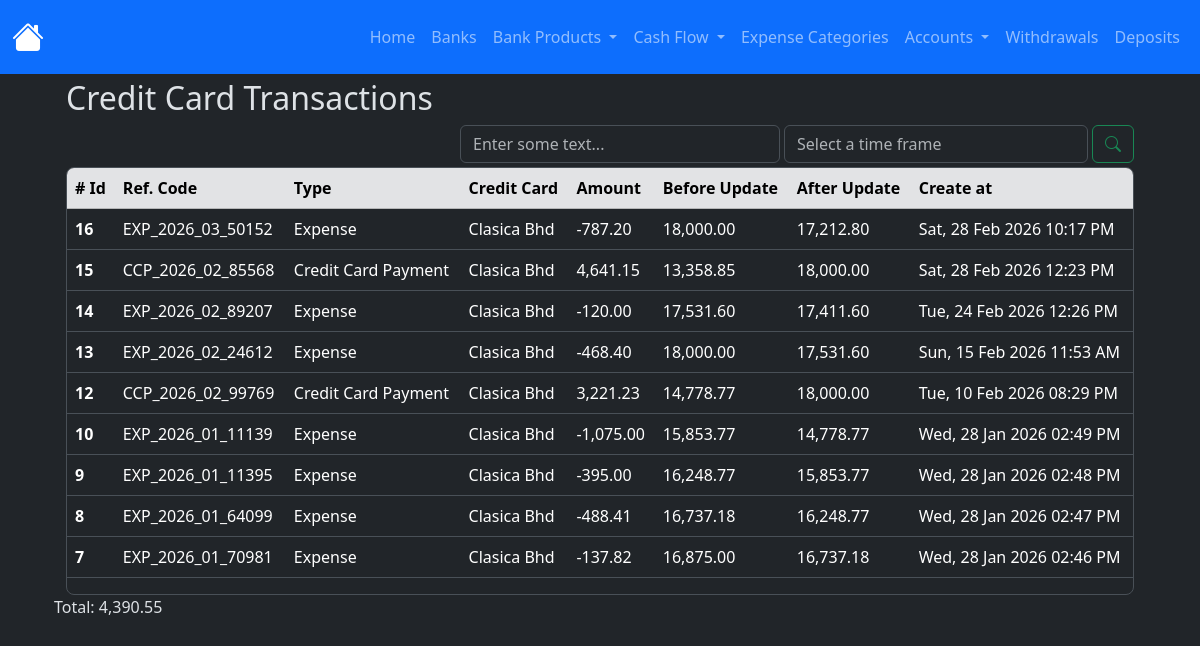
The page /credit_card_ledger/ledger on the database its author committed.
### app/models/credit_card_transactions_ledger.py (models this page shows, shortened)
class CreditCardTransactionsLedger(db.Model):
    __tablename__ = 'credit_card_transactions_ledger'
    id = db.Column(db.Integer, primary_key=True)
    amount = db.Column(db.Numeric(10,2), nullable=False)
    transaction_type = db.Column(db.String(100), nullable=False)
    reference_code = db.Column(db.String(100), nullable=False)
    credit_card_id = db.Column(db.Integer, db.ForeignKey('credit_cards.id'), nullable=False)
    before_update_balance = db.Column(db.Numeric(10,2), nullable=False)
    after_update_balance = db.Column(db.Numeric(10,2), nullable=False)
    created_at = db.Column(
        db.DateTime(timezone=True),
        default=utcnow, #internally sqlalchemy will exectute the function so dont add the parentheses otherwise it'll break down when creating the record in the db
        nullable=False
    )
    updated_at = db.Column(
        db.DateTime(timezone=True),
        onupdate=utcnow, #internally sqlalchemy will exectute the function so dont add the parentheses otherwise it'll break down when creating the record in the db
    )
    credit_card = db.relationship('CreditCard', back_populates='transaction_ledger')

### app/models/credit_card.py (models this page shows)
class CreditCard(db.Model):
    __tablename__ = 'credit_cards'
    id = db.Column(db.Integer, primary_key=True)
    nick_name = db.Column(db.String(100))
    amount_available = db.Column(db.Numeric(10,2), nullable=False, default=0.00)
    limit = db.Column(db.Numeric(10,2), nullable=False, default=0.00)
    is_active = db.Column(db.Boolean, default=True)
    is_deleted = db.Column(db.Boolean, default=False, nullable=False)
    bank_id = db.Column(db.Integer, db.ForeignKey('banks.id'), nullable=False)
    created_at = db.Column(
        db.DateTime(timezone=True),
        default=utcnow, #internally sqlalchemy will exectute the function so dont add the parentheses otherwise it'll break down when creating the record in the db
        nullable=False
    )
    updated_at = db.Column(
        db.DateTime(timezone=True),
        onupdate=utcnow, #internally sqlalchemy will exectute the function so dont add the parentheses otherwise it'll break down when creating the record in the db
    )
    bank = relationship('Bank', back_populates='credit_cards')
    expenses = relationship('Expense', back_populates='credit_card', order_by='desc(Expense.created_at)')
    payments = relationship('CreditCardPayment', back_populates='credit_card', order_by='desc(CreditCardPayment.created_at)')
    loans = relationship('Loan', back_populates='credit_card', order_by='desc(Loan.created_at)')
    transaction_ledger = relationship('CreditCardTransactionsLedger', back_populates='credit_card', order_by='desc(CreditCardTransactionsLedger.created_at)', cascade='all, delete-orphan')

### app/routes/credit_card_transaction_routes.py (the view)
@credit_card_ledger_bp.route('/ledger')
def index():
    ledgers = (
        CreditCardTransactionsLedger.query
        .order_by(CreditCardTransactionsLedger.created_at.desc())
        .all()
    )
    context = {
        'ledgers': ledgers,
        'format_amount': format_amount,
        'total_amount': total_amount,
    }
    return render_template('credit_cards/ledger.html', **context)

### app/utils/numeric_casting.py (called while the page is built)
def total_amount(obj_list: list):
    total = Decimal()
    for o in obj_list:
        total += o.amount
    return format_amount(total)

def format_amount(value):
    try:
        return f'{value:,.2f}';
    except Exception as e:
        return None

### app/templates/credit_cards/ledger.html (shortened to what this page needs)
{% extends 'layout.html' %}
{% block content %}
    <div class="container w-100">
        <h2>Credit Card Transactions</h2>
        <div class="d-flex justify-content-end gap-1 flex-wrap flex-md-nowrap mt-2">
            <div class="w-100 w-md-auto mt-md-0" style="max-width: 320px;">
                <input type="text" class="form-control" id="filter-byfiled-input-id" placeholder="Enter some text...">
            </div>
            <div class="d-flex gap-1 w-100" style="max-width: 350px;">
                <div class="w-100 w-md-auto mt-md-0">
                    <input type="text" class="form-control" id="filter-bytime-input-id" placeholder="Select a time frame">
                </div>
                <button type="button" class="btn btn-outline-success" id="btn-search-id"><i class="bi bi-search"></i></button>
            </div>
        </div>
        <div class="table-responsive overflow-y-auto border rounded-3 mt-1" style="max-height: 457px;">
            <table class="table table-hover">
                <thead class="sticky-top">
                    <tr class="table-secondary">
                    <th scope="col"># Id</th>
                    <th scope="col">Ref. Code</th>
                    <th scope="col">Type</th>
                    <th scope="col">Credit Card</th>
                    <th scope="col">Amount</th>
                    <th scope="col">Before Update</th>
                    <th scope="col">After Update</th>
                    <th scope="col">Create at</th>
                    </tr>
                </thead>
                <tbody id="cashledger-table-body-id">
                  {% for ledger in ledgers %}
                    <tr>
                        <th scope="row">{{ ledger.id }}</th>
                        <td>{{ ledger.reference_code }}</td>
                        <td>{{ ledger.transaction_type | title }}</td>
                        <td>{{ ledger.credit_card.nick_name | title }}</td>
                        <td>{{ format_amount(ledger.amount) }}</td>
                        <td>{{ format_amount(ledger.before_update_balance) }}</td>
                        <td>{{ format_amount(ledger.after_update_balance) }}</td>
                        <td>{{ ledger.created_at | format_datetime("EEE, dd MMM yyyy hh:mm a") }}</td>
                    </tr>
                  {% endfor %}
                </tbody>
            </table>
        </div>
    </div>
    <p id="lbl-total-ledgers">Total: {{ total_amount(ledgers) }}</p>
<link href="https://cdn.jsdelivr.net/npm/@sweetalert2/theme-dark@5/dark.css" rel="stylesheet">
<link rel="stylesheet" href="https://cdn.jsdelivr.net/npm/flatpickr/dist/flatpickr.min.css">
{% endblock %}

### rows shown on the page
CreditCardTransactionsLedger: id "16", reference_code "EXP_2026_03_50152", transaction_type "Expense", credit_card.nick_name "Clasica Bhd", amount "-787.20", before_update_balance "18,000.00", after_update_balance "17,212.80", created_at "Sat, 28 Feb 2026 10:17 PM", amount.amount "4,390.55"
CreditCardTransactionsLedger: id "15", reference_code "CCP_2026_02_85568", transaction_type "Credit Card Payment", credit_card.nick_name "Clasica Bhd", amount "4,641.15", before_update_balance "13,358.85", after_update_balance "18,000.00", created_at "Sat, 28 Feb 2026 12:23 PM"
CreditCardTransactionsLedger: id "14", reference_code "EXP_2026_02_89207", transaction_type "Expense", credit_card.nick_name "Clasica Bhd", amount "-120.00", before_update_balance "17,531.60", after_update_balance "17,411.60", created_at "Tue, 24 Feb 2026 12:26 PM"
CreditCardTransactionsLedger: id "13", reference_code "EXP_2026_02_24612", transaction_type "Expense", credit_card.nick_name "Clasica Bhd", amount "-468.40", before_update_balance "18,000.00", after_update_balance "17,531.60", created_at "Sun, 15 Feb 2026 11:53 AM"
CreditCardTransactionsLedger: id "12", reference_code "CCP_2026_02_99769", transaction_type "Credit Card Payment", credit_card.nick_name "Clasica Bhd", amount "3,221.23", before_update_balance "14,778.77", after_update_balance "18,000.00", created_at "Tue, 10 Feb 2026 08:29 PM"
CreditCardTransactionsLedger: id "10", reference_code "EXP_2026_01_11139", transaction_type "Expense", credit_card.nick_name "Clasica Bhd", amount "-1,075.00", before_update_balance "15,853.77", after_update_balance "14,778.77", created_at "Wed, 28 Jan 2026 02:49 PM"
CreditCardTransactionsLedger: id "9", reference_code "EXP_2026_01_11395", transaction_type "Expense", credit_card.nick_name "Clasica Bhd", amount "-395.00", before_update_balance "16,248.77", after_update_balance "15,853.77", created_at "Wed, 28 Jan 2026 02:48 PM"
CreditCardTransactionsLedger: id "8", reference_code "EXP_2026_01_64099", transaction_type "Expense", credit_card.nick_name "Clasica Bhd", amount "-488.41", before_update_balance "16,737.18", after_update_balance "16,248.77", created_at "Wed, 28 Jan 2026 02:47 PM"
CreditCardTransactionsLedger: id "7", reference_code "EXP_2026_01_70981", transaction_type "Expense", credit_card.nick_name "Clasica Bhd", amount "-137.82", before_update_balance "16,875.00", after_update_balance "16,737.18", created_at "Wed, 28 Jan 2026 02:46 PM"
